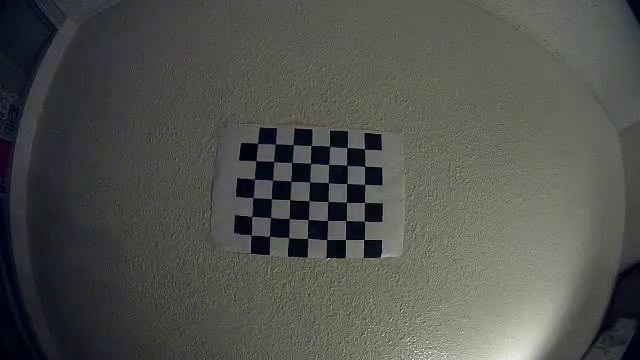
#> input picture LaneLineDetection/RC_Car/Camera_Calibration/fisheye/360x640/calibration_images/0.jpg, 640 x 360 px; its folder holds only this picture in this run
$ jupyter execute --allow-errors Calibrate_Camera.ipynb   (shell and % lines are left out)
#> lines starting #> are read from the running program, lines starting #| are printed output that depends on the picture; after the words box and inside, x2 and y2 are one past the last pixel; in counts of white or black regions, pixels touching at a corner belong together; long printed decimals are rounded
[cell 1]
import matplotlib.pyplot as plt
import numpy as np
import cv2
import pickle
import glob

## Calibrate Camera and put calibration data in pickle file

[cell 2]
image_paths = glob.glob('fisheye/360x640/calibration_images/*.jpg')
#print('image paths: ',image_paths)
num_image_paths = len(image_paths)
print('number of image paths: ',num_image_paths)

nx = 6 # number of inside corners per row
ny = 7 # number of inside corners per col

"""
prepare object points:
[[0,0,0],
 [1,0,0],
 [2,0,0],
 ......,
 [7,7,0]
"""
objp = np.zeros((ny*nx,3),np.float32)
objp[:,:2] = np.mgrid[0:nx,0:ny].T.reshape(-1,2)

# Lists to store object points and image points from all images
objpoints = [] # 3d points in real world space
imgpoints = [] # 2d points in image space

f, axs = plt.subplots(num_image_paths//4+1,4,figsize=(10,15))
axs = axs.ravel()

# Iterate through list of images and draw chessboard corners on image
for index,fileName  in enumerate(image_paths):
    image = cv2.imread(fileName)
#> image is the input picture: shape (360, 640, 3); mean B, G, R 77.4, 81.9, 80.4
    gray = cv2.cvtColor(image, cv2.COLOR_BGR2GRAY)

    # Find the chessboard corners
    ret, corners = cv2.findChessboardCorners(gray, (nx,ny), None)
#> ret = True; corners = 42 rows, first 8: [364.2, 148.6], [364.6, 166.3], [364.7, 184.4], [364.6, 202.4], [364.5, 221.3], [364, 239.5], [346.9, 147.5], [346.9, 165.1]
    # If chessboard corners found
    if ret == True:
        objpoints.append(objp)
        imgpoints.append(corners)

        # Draw the corners
        cv2.drawChessboardCorners(image, (nx,ny), corners, ret)
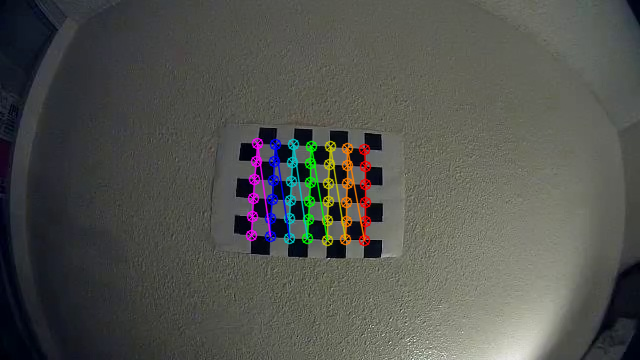
#> image: shape (360, 640, 3); 2.9% of pixels changed, all inside (x1, y1, x2, y2) = (245, 137, 372, 247)
        axs[index].imshow(image)

ret, mtx, dist, rvecs, tvecs = cv2.calibrateCamera(objpoints, imgpoints,
                                                   gray.shape[::-1], # tuple (width,height)
                                                   None, None)
#> ret = 0.257; mtx = [[387.5, 0, 327.8], [0, 400.7, 168.8], [0, 0, 1]]; dist = [[-1.26, 9.98, 0.0088, -0.022, -64.31]]; rvecs = ([-0.303, 0.185, 1.59],); tvecs = ([2.07, -1.1, 21.41],)
print('mtx: ',mtx)
#| mtx:  [[387.465   0.         327.776]
#|  [  0.         400.670 168.826]
#|  [  0.           0.           1.        ]]
print('dist: ', dist)
#| dist:  [[-1.26163172e+00  9.97521856e+00  8.80002397e-03 -2.19886574e-02
#|   -6.43127441e+01]]
file_name = 'fisheye_360x640_calibration.p'

with open(file_name, 'wb') as f:
    pickle.dump([mtx, dist], f)


$ run again, on LaneLineDetection/RC_Car/Camera_Calibration/fisheye/360x640/calibration_images/1088.jpg
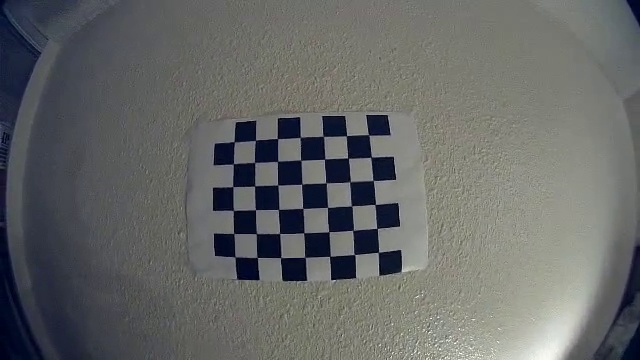
#> input picture LaneLineDetection/RC_Car/Camera_Calibration/fisheye/360x640/calibration_images/1088.jpg, 640 x 360 px
#> image is the input picture: shape (360, 640, 3); mean B, G, R 102.6, 103.6, 101.8
#> `gray = cv2.cvtColor(image, cv2.COLOR_BGR2GRAY)`:
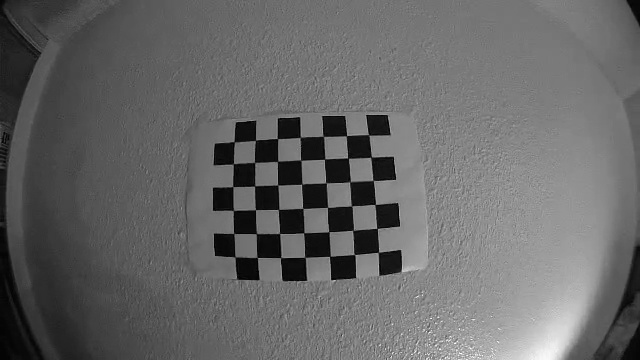
#> gray: shape (360, 640); min 1, max 254, mean 103
#> `ret, corners = cv2.findChessboardCorners(gray, (nx,ny), None)`: ret = True; corners = 42 rows, first 8: [368.9, 135.2], [370.9, 157], [373, 180.4], [375, 204.4], [377, 228.5], [378.1, 252.2], [346.3, 135.8], [347.9, 158]
#> `cv2.drawChessboardCorners(image, (nx,ny), corners, ret)`:
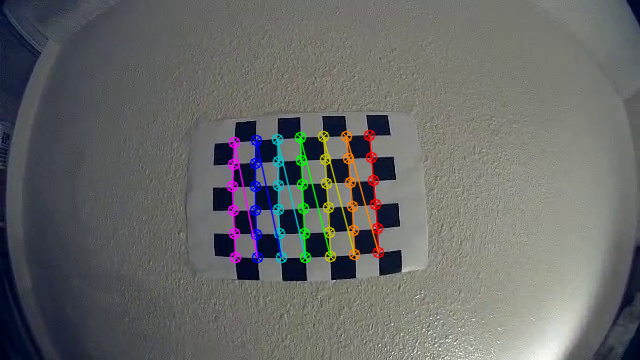
#> image: shape (360, 640, 3); 3.36% of pixels changed, all inside (x1, y1, x2, y2) = (226, 129, 385, 264)
#> `ret, mtx, dist, rvecs, tvecs = cv2.calibrateCamera(objpoints, imgpoint..`: ret = 0.297; mtx = [[164.4, 0, 308.9], [0, 166.2, 190], [0, 0, 1]]; dist = [[-0.223, 0.264, -0.0157, 0.00963, -0.135]]; rvecs = ([-0.104, 0.0951, 1.52],); tvecs = ([2.61, -2.36, 7.05],)
#| mtx:  [[164.450   0.         308.890]
#|  [  0.         166.211  189.994]
#|  [  0.           0.           1.        ]]
#| dist:  [[-0.2226  0.2638 -0.01571  0.009629 -0.1351]]

$ run again, on LaneLineDetection/RC_Car/Camera_Calibration/fisheye/360x640/calibration_images/1122.jpg
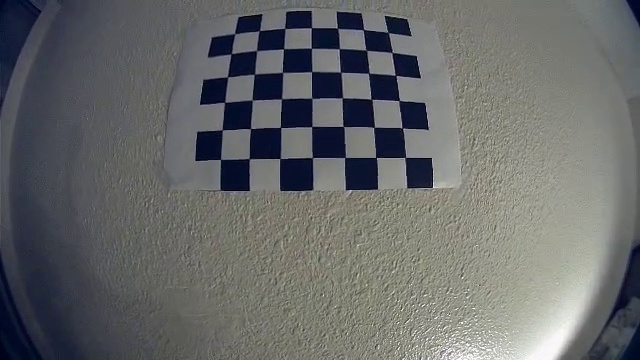
#> input picture LaneLineDetection/RC_Car/Camera_Calibration/fisheye/360x640/calibration_images/1122.jpg, 640 x 360 px
#> image is the input picture: shape (360, 640, 3); mean B, G, R 105.1, 104.9, 103.2
#> `gray = cv2.cvtColor(image, cv2.COLOR_BGR2GRAY)`:
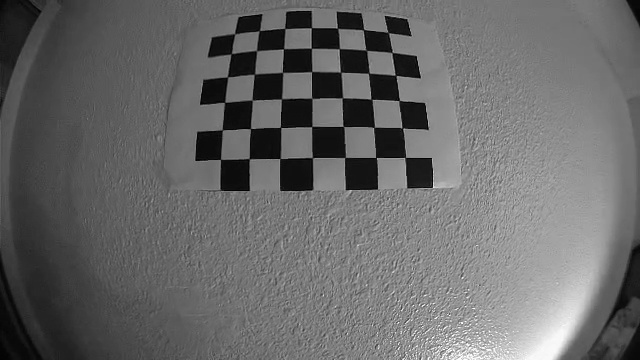
#> gray: shape (360, 640); min 1, max 255, mean 104.4
#> `ret, corners = cv2.findChessboardCorners(gray, (nx,ny), None)`: ret = True; corners = 42 rows, first 8: [388.5, 32.66], [392, 52.52], [395.6, 75.19], [399.2, 100.5], [402.1, 128], [405.2, 157.4], [363.5, 29.61], [366.1, 50.16]
#> `cv2.drawChessboardCorners(image, (nx,ny), corners, ret)`:
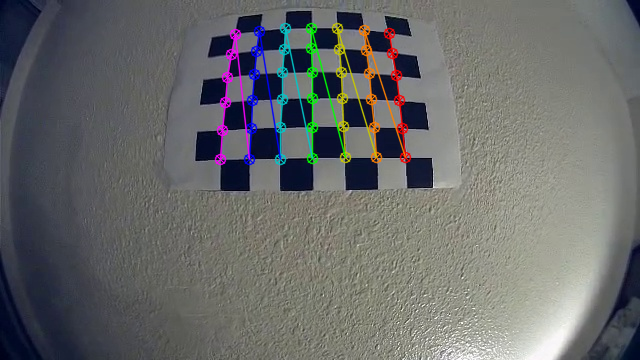
#> image: shape (360, 640, 3); 3.59% of pixels changed, all inside (x1, y1, x2, y2) = (214, 22, 412, 166)
#> `ret, mtx, dist, rvecs, tvecs = cv2.calibrateCamera(objpoints, imgpoint..`: ret = 0.289; mtx = [[714.2, 0, 328.6], [0, 783.5, 184.9], [0, 0, 1]]; dist = [[-3.33, 20.92, -0.0455, -0.0458, -127.2]]; rvecs = ([-0.339, 0.309, 1.53],); tvecs = ([2.4, -5.37, 24.06],)
#| mtx:  [[714.238   0.         328.636]
#|  [  0.         783.500 184.930]
#|  [  0.           0.           1.        ]]
#| dist:  [[-3.33370101e+00  2.09199048e+01 -4.55156988e-02 -4.58262379e-02
#|   -1.27248920e+02]]

$ run again, on LaneLineDetection/RC_Car/Camera_Calibration/fisheye/360x640/calibration_images/1156.jpg
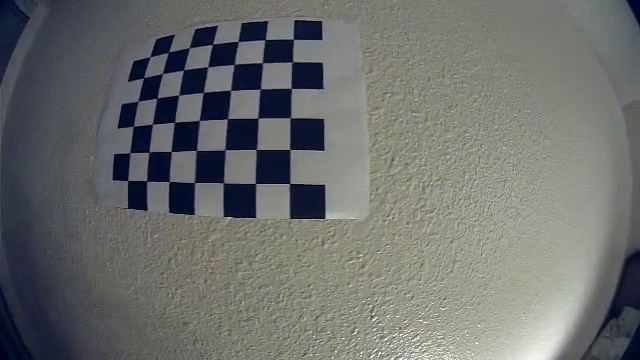
#> input picture LaneLineDetection/RC_Car/Camera_Calibration/fisheye/360x640/calibration_images/1156.jpg, 640 x 360 px
#> image is the input picture: shape (360, 640, 3); mean B, G, R 108.8, 110.4, 108.6
#> `gray = cv2.cvtColor(image, cv2.COLOR_BGR2GRAY)`:
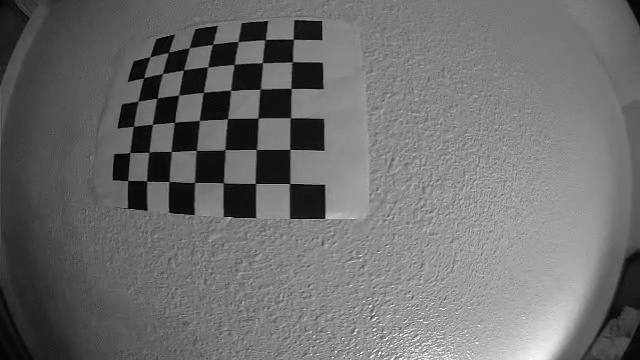
#> gray: shape (360, 640); min 0, max 254, mean 109.7
#> `ret, corners = cv2.findChessboardCorners(gray, (nx,ny), None)`: ret = True; corners = 42 rows, first 8: [293.4, 39.26], [293, 61.48], [291.1, 88.34], [290.8, 117.5], [290, 149.4], [289.8, 183.6], [264.5, 40.18], [261.9, 62.65]
#> `cv2.drawChessboardCorners(image, (nx,ny), corners, ret)`:
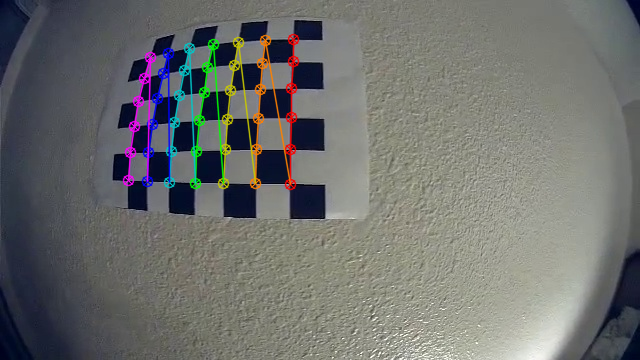
#> image: shape (360, 640, 3); 3.63% of pixels changed, all inside (x1, y1, x2, y2) = (122, 33, 300, 191)
#> `ret, mtx, dist, rvecs, tvecs = cv2.calibrateCamera(objpoints, imgpoint..`: ret = 0.471; mtx = [[333.3, 0, 311.8], [0, 334.8, 176], [0, 0, 1]]; dist = [[-0.618, 0.563, -0.00557, 0.0154, -0.286]]; rvecs = ([-0.193, 0.0666, 1.56],); tvecs = ([-0.678, -4.71, 10.32],)
#| mtx:  [[333.255   0.         311.821]
#|  [  0.         334.799 176.043]
#|  [  0.           0.           1.        ]]
#| dist:  [[-0.6176  0.5632 -0.005571  0.01538 -0.2855]]

$ run again, on LaneLineDetection/RC_Car/Camera_Calibration/fisheye/360x640/calibration_images/102.jpg
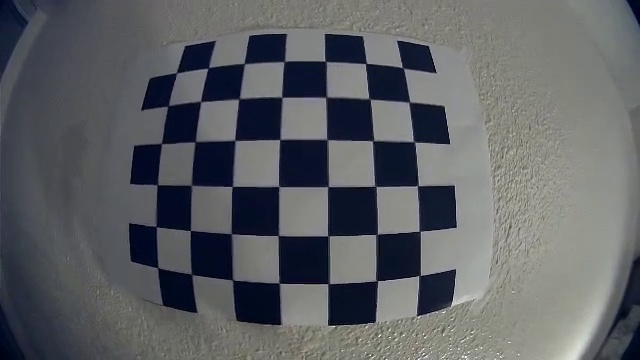
#> input picture LaneLineDetection/RC_Car/Camera_Calibration/fisheye/360x640/calibration_images/102.jpg, 640 x 360 px
#> image is the input picture: shape (360, 640, 3); mean B, G, R 99.4, 96, 93.5
#> `gray = cv2.cvtColor(image, cv2.COLOR_BGR2GRAY)`:
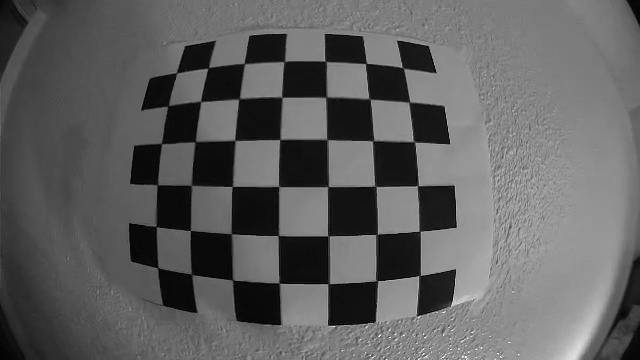
#> gray: shape (360, 640); min 1, max 255, mean 95.6
#> `ret, corners = cv2.findChessboardCorners(gray, (nx,ny), None)`: ret = True; corners = 42 rows, first 8: [401.9, 67.16], [409.8, 101.4], [413.6, 141.5], [418.1, 185.4], [419.4, 231.1], [419.5, 275.4], [365.8, 63.44], [368.5, 97.72]
#> `cv2.drawChessboardCorners(image, (nx,ny), corners, ret)`:
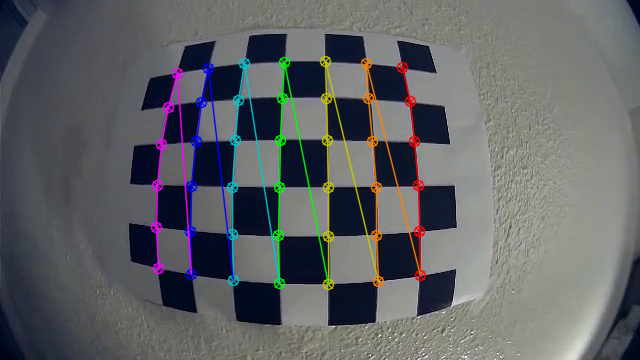
#> image: shape (360, 640, 3); 5.05% of pixels changed, all inside (x1, y1, x2, y2) = (150, 55, 427, 291)
#> `ret, mtx, dist, rvecs, tvecs = cv2.calibrateCamera(objpoints, imgpoint..`: ret = 0.648; mtx = [[413.6, 0, 323.6], [0, 427.9, 160.7], [0, 0, 1]]; dist = [[-0.967, 1.2, 0.0125, -0.0117, -1.08]]; rvecs = ([-0.296, 0.22, 1.55],); tvecs = ([2.03, -2.32, 9.49],)
#| mtx:  [[413.638   0.         323.634]
#|  [  0.         427.939 160.721]
#|  [  0.           0.           1.        ]]
#| dist:  [[-0.9672  1.198  0.0125 -0.01166 -1.085]]
